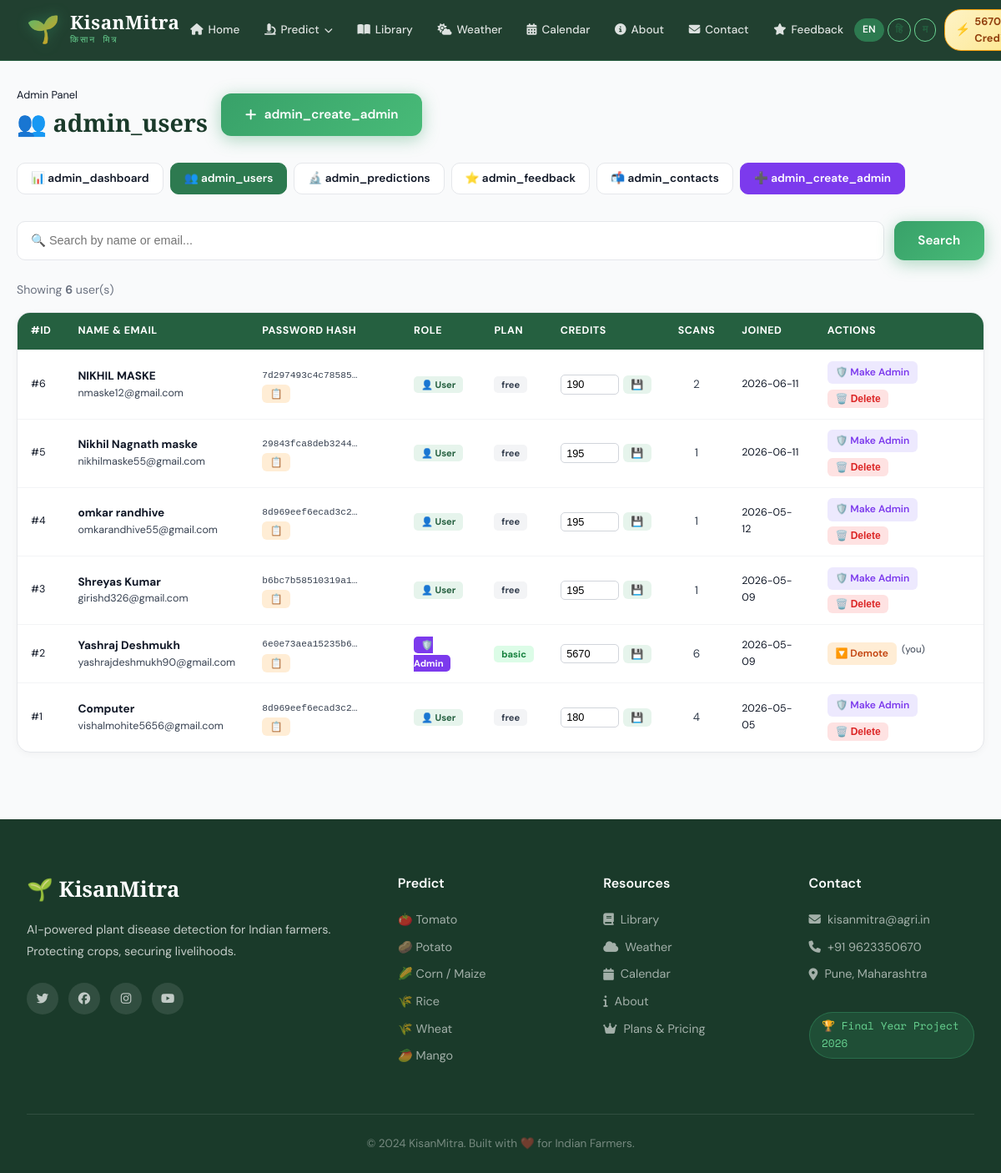
The app's page /admin/users (signed in) with its own data.
### tables this page shows
CREATE TABLE users (
            id INTEGER PRIMARY KEY AUTOINCREMENT,
            name TEXT NOT NULL,
            email TEXT NOT NULL UNIQUE,
            password_hash TEXT NOT NULL,
            credits INTEGER DEFAULT 200,
            plan TEXT DEFAULT 'free',
            created_at TIMESTAMP DEFAULT CURRENT_TIMESTAMP
        , is_admin INTEGER DEFAULT 0, profile_photo TEXT DEFAULT NULL);

### app.py (the view)
@app.route('/admin/users')
def admin_users():
    user = get_current_user()
    if not require_admin(user):
        flash(t('admin_no_access'), 'error')
        return redirect(url_for('home'))
    db = get_db()
    search = request.args.get('q', '').strip()
    if search:
        users = db.execute(
            "SELECT u.*, (SELECT COUNT(*) FROM predictions WHERE user_id=u.id) as scan_count "
            "FROM users u WHERE u.name LIKE ? OR u.email LIKE ? ORDER BY u.created_at DESC",
            (f'%{search}%', f'%{search}%')
        ).fetchall()
    else:
        users = db.execute(
            "SELECT u.*, (SELECT COUNT(*) FROM predictions WHERE user_id=u.id) as scan_count "
            "FROM users u ORDER BY u.created_at DESC"
        ).fetchall()
    db.close()
    return render_template('admin_users.html', user=user, users=users, search=search)

### app.py (called while the page is built)
def get_db():
    db = sqlite3.connect('kisanmitra.db')
    db.row_factory = sqlite3.Row
    return db

def is_admin_user(user):
    if not user:
        return False
    try:
        return bool(user['is_admin'])
    except Exception:
        return False

def require_admin(user):
    return is_admin_user(user)

def get_current_user():
    if 'user_id' not in session:
        return None
    db = get_db()
    user = db.execute('SELECT * FROM users WHERE id=?', (session['user_id'],)).fetchone()
    db.close()
    return user

def get_lang():
    return session.get('lang', 'en')

def t(key):
    lang = get_lang()
    return TRANSLATIONS.get(lang, TRANSLATIONS['en']).get(key, TRANSLATIONS['en'].get(key, key))

### templates/admin_users.html (shortened to what this page needs)
{% extends "base.html" %}
{% block content %}
<div class="admin-page">
    <div class="admin-topbar">
        <div>
            <p style="margin:0;font-size:.8rem;color:var(--gray-400)">Admin Panel</p>
            <h1>👥 {{ t('admin_users') }}</h1>
        </div>
        <a href="/admin/create-admin" class="btn btn-primary"><i class="fas fa-plus"></i> {{ t('admin_create_admin') }}</a>
    </div>
    <div class="admin-nav">
        <a href="/admin">📊 {{ t('admin_dashboard') }}</a>
        <a href="/admin/users" class="active">👥 {{ t('admin_users') }}</a>
        <a href="/admin/predictions">🔬 {{ t('admin_predictions') }}</a>
        <a href="/admin/feedback">⭐ {{ t('admin_feedback') }}</a>
        <a href="/admin/contacts">📬 {{ t('admin_contacts') }}</a>
        <a href="/admin/create-admin" style="background:#7c3aed;color:white;border-color:#7c3aed">➕ {{ t('admin_create_admin') }}</a>
    </div>
    <form class="search-bar" method="GET">
        <input type="text" name="q" value="{{ search }}" placeholder="🔍 Search by name or email...">
        <button type="submit" class="btn btn-primary">Search</button>
    </form>
    <div class="user-count">
        Showing <strong>{{ users|length }}</strong> user(s){% if search %} matching "<strong>{{ search }}</strong>"{% endif %}
    </div>
    <div class="users-table-wrap">
        <table class="users-table">
            <thead>
                <tr>
                    <th>#ID</th>
                    <th>Name &amp; Email</th>
                    <th>Password Hash</th>
                    <th>Role</th>
                    <th>Plan</th>
                    <th>Credits</th>
                    <th>Scans</th>
                    <th>Joined</th>
                    <th>Actions</th>
                </tr>
            </thead>
            <tbody>
                {% for u in users %}
                <tr id="user-row-{{ u.id }}">
                    <td style="color:var(--gray-400);font-size:.78rem">#{{ u.id }}</td>
                    <td>
                        <div style="font-weight:700;color:var(--gray-900)">{{ u.name }}</div>
                        <div style="color:var(--gray-400);font-size:.78rem">{{ u.email }}</div>
                    </td>
                    <td>
                        <span class="pw-hash" title="{{ u.password_hash }}">{{ u.password_hash[:20] }}…</span>
                        <button onclick="copyHash('{{ u.password_hash }}')" class="btn-xs btn-xs-orange" title="Copy full hash">📋</button>
                    </td>
                    <td>
                        {% if u.is_admin %}<span class="badge badge-admin">🛡️ Admin</span>
                        {% else %}<span class="badge badge-user">👤 User</span>{% endif %}
                    </td>
                    <td><span class="badge badge-{{ u.plan }}">{{ u.plan }}</span></td>
                    <td>
                        <form action="/admin/reset-credits/{{ u.id }}" method="POST" class="credit-edit-form">
                            <input type="number" name="credits" value="{{ u.credits }}" min="0" max="99999">
                            <button type="submit" class="btn-xs btn-xs-green" title="Save credits">💾</button>
                        </form>
                    </td>
                    <td style="text-align:center">{{ u.scan_count }}</td>
                    <td style="font-size:.78rem;color:var(--gray-400)">{{ u.created_at[:10] if u.created_at else '—' }}</td>
                    <td>
                        <div class="action-btns">
                            {% if u.is_admin %}
                            <a href="/admin/remove-admin/{{ u.id }}" class="btn-xs btn-xs-orange"
                               onclick="return confirm('Remove admin from {{ u.name }}?')">
                                🔽 Demote
                            </a>
                            {% else %}
                            <a href="/admin/make-admin/{{ u.id }}" class="btn-xs btn-xs-purple"
                               onclick="return confirm('Make {{ u.name }} an admin?')">
                                🛡️ Make Admin
                            </a>
                            {% endif %}
                            {% if u.id != user.id %}
                            <button class="btn-xs btn-xs-red" onclick="confirmDelete({{ u.id }}, '{{ u.name }}')">
                                🗑️ Delete
                            </button>
                            {% else %}
                            <span style="font-size:.72rem;color:var(--gray-400)">(you)</span>
                            {% endif %}
                        </div>
                    </td>
                </tr>
                {% else %}
                <tr><td colspan="9" style="text-align:center;color:var(--gray-400);padding:2rem">No users found.</td></tr>
                {% endfor %}
            </tbody>
        </table>
    </div>
</div>
{% endblock %}

### templates/base.html (shortened to what this page needs)
<!DOCTYPE html>
<html lang="{{ get_lang() }}">
<head>
    <link rel="stylesheet" href="https://cdnjs.cloudflare.com/ajax/libs/font-awesome/6.5.0/css/all.min.css">
    <link rel="stylesheet" href="{{ url_for('static', filename='css/style.css') }}">
</head>
<body>
    <nav class="navbar" id="mainNav">
        <div class="nav-container">
            <a href="/" class="nav-brand">
                <div class="brand-icon">🌱</div>
                <div class="brand-text">
                    <span class="brand-name">KisanMitra</span>
                    <span class="brand-tagline">किसान मित्र</span>
                </div>
            </a>
            <ul class="nav-links" id="navLinks">
                <li><a href="/" class="nav-link {% if request.endpoint == 'home' %}active{% endif %}"><i class="fas fa-home"></i> {{ t('nav_home') }}</a></li>
                <li class="has-dropdown">
                    <a href="/predict" class="nav-link {% if 'predict' in request.endpoint %}active{% endif %}"><i class="fas fa-microscope"></i> {{ t('nav_predict') }} </a>
                </li>
                <li><a href="/disease-library" class="nav-link {% if request.endpoint == 'disease_library' %}active{% endif %}"><i class="fas fa-book-open"></i> {{ t('nav_library') }}</a></li>
                <li><a href="/weather" class="nav-link {% if request.endpoint == 'weather' %}active{% endif %}"><i class="fas fa-cloud-sun"></i> {{ t('nav_weather') }}</a></li>
                <li><a href="/crop-calendar" class="nav-link {% if request.endpoint == 'crop_calendar' %}active{% endif %}"><i class="fas fa-calendar-alt"></i> {{ t('nav_calendar') }}</a></li>
                <li><a href="/about" class="nav-link {% if request.endpoint == 'about' %}active{% endif %}"><i class="fas fa-info-circle"></i> {{ t('nav_about') }}</a></li>
                <li><a href="/contact" class="nav-link {% if request.endpoint == 'contact' %}active{% endif %}"><i class="fas fa-envelope"></i> {{ t('nav_contact') }}</a></li>
                <li><a href="/feedback" class="nav-link {% if request.endpoint == 'feedback' %}active{% endif %}"><i class="fas fa-star"></i> {{ t('nav_feedback') }}</a></li>
            </ul>
            <div class="nav-right-group">
                <div class="lang-switcher">
                    <a href="/set-lang/en" class="lang-btn {% if get_lang()=='en' %}active{% endif %}">EN</a>
                    <a href="/set-lang/hi" class="lang-btn {% if get_lang()=='hi' %}active{% endif %}">हि</a>
                    <a href="/set-lang/mr" class="lang-btn {% if get_lang()=='mr' %}active{% endif %}">म</a>
                </div>
                {% if user %}
                    {% set pct = (user.credits / 200 * 100)|int %}
                    <a href="/profile" class="credits-badge {% if user.credits < 25 %}low{% endif %}" title="{{ t('credits_remaining') }}">
                        <span class="credit-icon">⚡</span>
                        {{ user.credits }} {{ t('credits_label') }}
                    </a>
                {% else %}
                    <div class="nav-auth">
                        <a href="/login" class="btn-login">{{ t('nav_login') }}</a>
                        <a href="/signup" class="btn-signup-nav">{{ t('nav_signup') }}</a>
                    </div>
                {% endif %}
            </div>
        </div>
    </nav>
    <main class="main-content">
        {% block content %}{% endblock %}
    </main>
    <footer class="footer">
        <div class="footer-container">
            <div class="footer-grid">
                <div class="footer-brand">
                    <div class="footer-logo">🌱 KisanMitra</div>
                    <p>AI-powered plant disease detection for Indian farmers. Protecting crops, securing livelihoods.</p>
                    <div class="social-links">
                        <a href="#"><i class="fab fa-twitter"></i></a>
                        <a href="#"><i class="fab fa-facebook"></i></a>
                        <a href="#"><i class="fab fa-instagram"></i></a>
                        <a href="#"><i class="fab fa-youtube"></i></a>
                    </div>
                </div>
                <div class="footer-col">
                    <h4>{{ t('nav_predict') }}</h4>
                    <ul>
                        <li><a href="/predict/tomato">🍅 Tomato</a></li>
                        <li><a href="/predict/potato">🥔 Potato</a></li>
                        <li><a href="/predict/corn">🌽 Corn / Maize</a></li>
                        <li><a href="/predict/rice">🌾 Rice</a></li>
                        <li><a href="/predict/wheat">🌾 Wheat</a></li>
                        <li><a href="/predict/mango">🥭 Mango</a></li>
                    </ul>
                </div>
                <div class="footer-col">
                    <h4>Resources</h4>
                    <ul>
                        <li><a href="/disease-library"><i class="fas fa-book"></i> {{ t('nav_library') }}</a></li>
                        <li><a href="/weather"><i class="fas fa-cloud"></i> {{ t('nav_weather') }}</a></li>
                        <li><a href="/crop-calendar"><i class="fas fa-calendar"></i> {{ t('nav_calendar') }}</a></li>
                        <li><a href="/about"><i class="fas fa-info"></i> {{ t('nav_about') }}</a></li>
                        <li><a href="/plans"><i class="fas fa-crown"></i> Plans & Pricing</a></li>
                    </ul>
                </div>
                <div class="footer-col">
                    <h4>{{ t('nav_contact') }}</h4>
                    <ul>
                        <li><i class="fas fa-envelope"></i> kisanmitra@agri.in</li>
                        <li><i class="fas fa-phone"></i> +91 9623350670</li>
                        <li><i class="fas fa-map-marker-alt"></i> Pune, Maharashtra</li>
                    </ul>
                    <div class="footer-badge"><span>🏆 Final Year Project 2026</span></div>
                </div>
            </div>
            <div class="footer-bottom">
                <p>© 2024 KisanMitra. Built with ❤️ for Indian Farmers.</p>
            </div>
        </div>
    </footer>
</body>
</html>

### templates/base.html (style rules this page uses)
.lang-switcher { display:flex; gap:4px; align-items:center; }
.lang-btn { padding:3px 9px; border-radius:20px; font-size:.75rem; font-weight:600; border:1.5px solid var(--green-300); background:transparent; color:var(--green-700); cursor:pointer; text-decoration:none; transition:.2s; }
.lang-btn.active, .lang-btn:hover { background:var(--green-600); color:white; border-color:var(--green-600); }
.credits-badge { display:flex; align-items:center; gap:5px; background:linear-gradient(135deg,#fef3c7,#fde68a); border:1.5px solid #f59e0b; border-radius:20px; padding:4px 12px; font-size:.8rem; font-weight:700; color:#92400e; cursor:pointer; text-decoration:none; }
.credits-badge .credit-icon { font-size:.9rem; }
.nav-right-group { display:flex; align-items:center; gap:10px; }

### templates/admin_users.html (style rules this page uses)
.admin-page { max-width:1300px; margin:0 auto; padding:2rem 1.25rem 5rem; }
.admin-topbar { display:flex; align-items:center; gap:1rem; margin-bottom:1.5rem; flex-wrap:wrap; }
.admin-topbar h1 { font-size:1.8rem; font-family:var(--font-display); color:var(--green-900); margin:0; flex:1; }
.admin-nav { display:flex; gap:.5rem; flex-wrap:wrap; margin-bottom:2rem; }
.admin-nav a { padding:.45rem 1rem; border-radius:10px; font-size:.85rem; font-weight:600; text-decoration:none; color:var(--gray-600); border:1.5px solid var(--gray-200); transition:.2s; background:white; }
.admin-nav a:hover, .admin-nav a.active { background:var(--green-600); color:white; border-color:var(--green-600); }
.search-bar { display:flex; gap:.75rem; margin-bottom:1.5rem; }
.search-bar input { flex:1; padding:.7rem 1rem; border:1.5px solid var(--gray-200); border-radius:10px; font-size:.9rem; outline:none; }
.users-table-wrap { background:white; border-radius:16px; border:1px solid var(--gray-200); overflow:hidden; box-shadow:0 2px 8px rgba(0,0,0,.04); overflow-x:auto; }
.users-table { width:100%; border-collapse:collapse; min-width:900px; }
.users-table th { background:var(--green-700); color:white; padding:.75rem 1rem; font-size:.78rem; text-align:left; font-weight:700; text-transform:uppercase; letter-spacing:.04em; }
.users-table td { padding:.8rem 1rem; border-top:1px solid var(--gray-100); font-size:.85rem; color:var(--gray-700); vertical-align:middle; }
.badge { font-size:.7rem; padding:.2rem .55rem; border-radius:5px; font-weight:700; }
.badge-admin { background:#7c3aed; color:white; }
.badge-user { background:var(--green-100); color:var(--green-700); }
.badge-free { background:var(--gray-100); color:var(--gray-600); }
.badge-basic { background:#dcfce7; color:#15803d; }
.action-btns { display:flex; gap:.4rem; flex-wrap:wrap; }
.btn-xs { padding:.25rem .6rem; border-radius:6px; font-size:.75rem; font-weight:600; text-decoration:none; border:none; cursor:pointer; transition:.2s; white-space:nowrap; }
.btn-xs-green { background:var(--green-100); color:var(--green-700); }
.btn-xs-purple { background:#ede9fe; color:#7c3aed; }
.btn-xs-red { background:#fee2e2; color:#dc2626; }
.btn-xs-orange { background:#ffedd5; color:#c2410c; }
.pw-hash { display:inline-block; max-width:120px; overflow:hidden; text-overflow:ellipsis; white-space:nowrap; vertical-align:middle; font-family:monospace; font-size:.7rem; color:var(--gray-400); }
.credit-edit-form { display:flex; gap:.3rem; align-items:center; }
.credit-edit-form input { width:70px; padding:.2rem .4rem; border:1px solid var(--gray-300); border-radius:5px; font-size:.8rem; }
.user-count { font-size:.88rem; color:var(--gray-500); margin-bottom:1rem; }

### records on screen
users: credits "5670", id "2", name "Yashraj Deshmukh", email "yashrajdeshmukh90@gmail.com", password_hash "6e0e73aea15235b6…", is_admin "🛡️ Admin", plan "basic", scan_count "6", created_at "2026-05-09", shows "(you)"
users: id "6", name "NIKHIL MASKE", email "nmaske12@gmail.com", password_hash "7d297493c4c78585…", is_admin "👤 User", plan "free", credits "190", scan_count "2", created_at "2026-06-11"
users: id "5", name "Nikhil Nagnath maske", email "nikhilmaske55@gmail.com", password_hash "29843fca8deb3244…", is_admin "👤 User", plan "free", credits "195", scan_count "1", created_at "2026-06-11"
users: id "4", name "omkar randhive", email "omkarandhive55@gmail.com", password_hash "8d969eef6ecad3c2…", is_admin "👤 User", plan "free", credits "195", scan_count "1", created_at "2026-05-12"
users: id "3", name "Shreyas Kumar", email "girishd326@gmail.com", password_hash "b6bc7b58510319a1…", is_admin "👤 User", plan "free", credits "195", scan_count "1", created_at "2026-05-09"
users: id "1", name "Computer", email "vishalmohite5656@gmail.com", password_hash "8d969eef6ecad3c2…", is_admin "👤 User", plan "free", credits "180", scan_count "4", created_at "2026-05-05"

### other values on screen
{{ t('nav_home') }} "Home"
{{ t('nav_predict') }} "Predict"
{{ t('nav_library') }} "Library"
{{ t('nav_weather') }} "Weather"
{{ t('nav_calendar') }} "Calendar"
{{ t('nav_about') }} "About"
{{ t('nav_contact') }} "Contact"
{{ t('nav_feedback') }} "Feedback"
{{ t('admin_users') }} "admin_users"
{{ t('admin_create_admin') }} "admin_create_admin"
{{ t('admin_dashboard') }} "admin_dashboard"
{{ t('admin_predictions') }} "admin_predictions"
{{ t('admin_feedback') }} "admin_feedback"
{{ t('admin_contacts') }} "admin_contacts"
{{ users|length }} "6"
